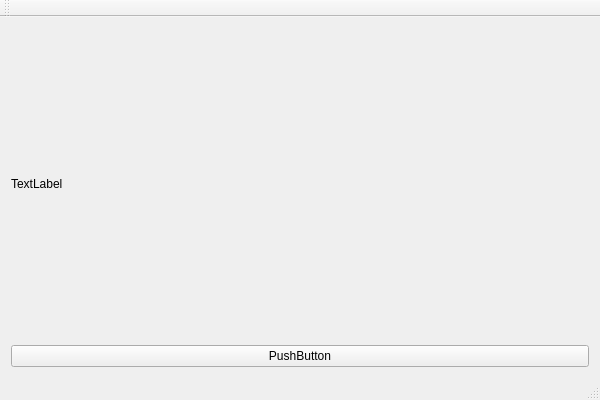
<?xml version="1.0" encoding="UTF-8"?>
<ui version="4.0">
 <class>FFmepgDemoClass</class>
 <widget class="QMainWindow" name="FFmepgDemoClass">
  <property name="geometry">
   <rect>
    <x>0</x>
    <y>0</y>
    <width>600</width>
    <height>400</height>
   </rect>
  </property>
  <property name="windowTitle">
   <string>FFmepgDemo</string>
  </property>
  <widget class="QWidget" name="centralWidget">
   <layout class="QGridLayout" name="gridLayout">
    <item row="0" column="0">
     <widget class="QLabel" name="label_show">
      <property name="text">
       <string>TextLabel</string>
      </property>
     </widget>
    </item>
    <item row="1" column="0">
     <widget class="QPushButton" name="pushbutton_open">
      <property name="text">
       <string>PushButton</string>
      </property>
     </widget>
    </item>
   </layout>
  </widget>
  <widget class="QMenuBar" name="menuBar">
   <property name="geometry">
    <rect>
     <x>0</x>
     <y>0</y>
     <width>600</width>
     <height>23</height>
    </rect>
   </property>
  </widget>
  <widget class="QToolBar" name="mainToolBar">
   <attribute name="toolBarArea">
    <enum>TopToolBarArea</enum>
   </attribute>
   <attribute name="toolBarBreak">
    <bool>false</bool>
   </attribute>
  </widget>
  <widget class="QStatusBar" name="statusBar"/>
 </widget>
 <layoutdefault spacing="6" margin="11"/>
 <resources>
  <include location="ffmepgdemo.qrc"/>
 </resources>
 <connections/>
</ui>
